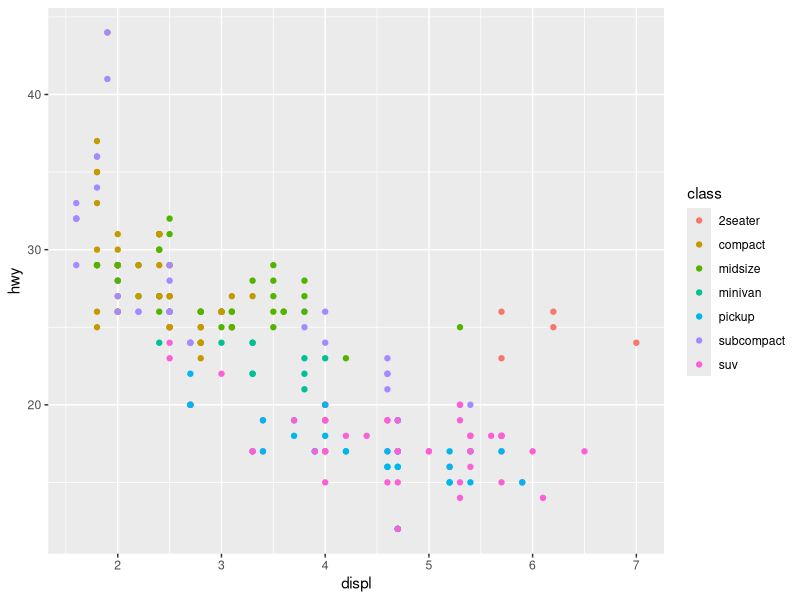
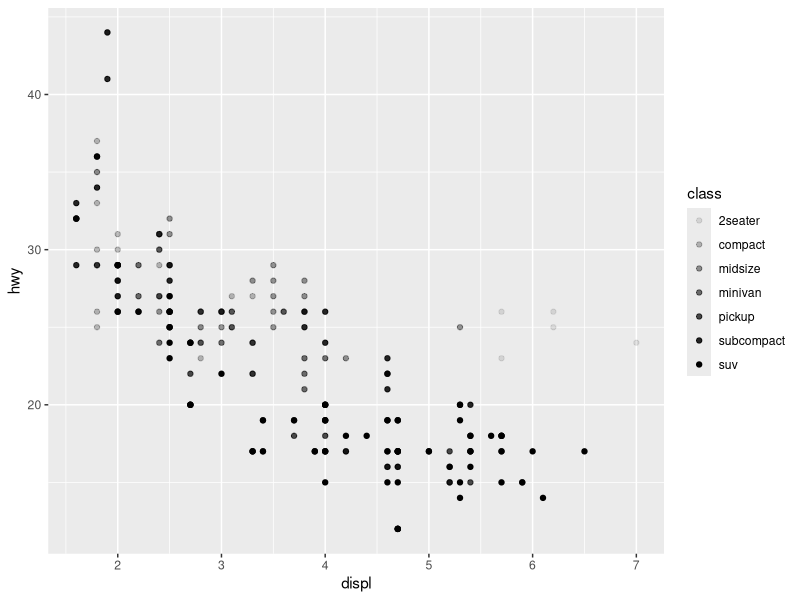
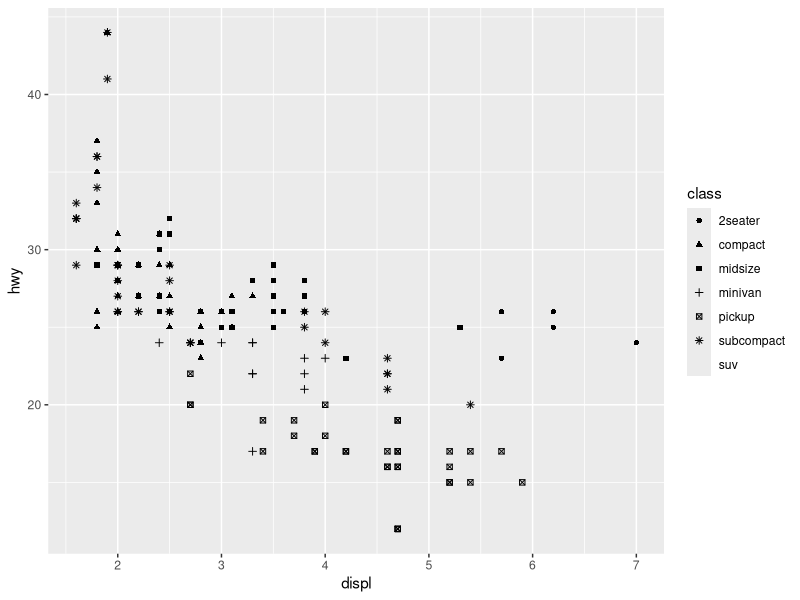
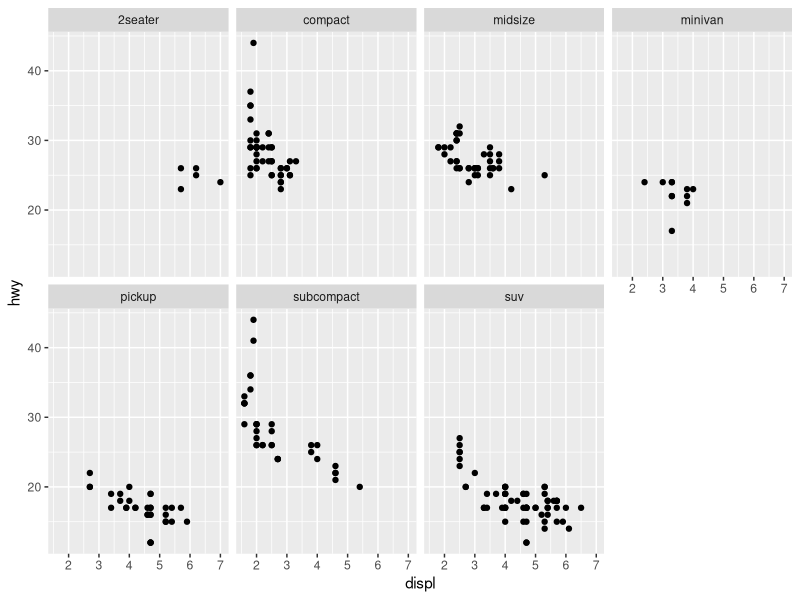
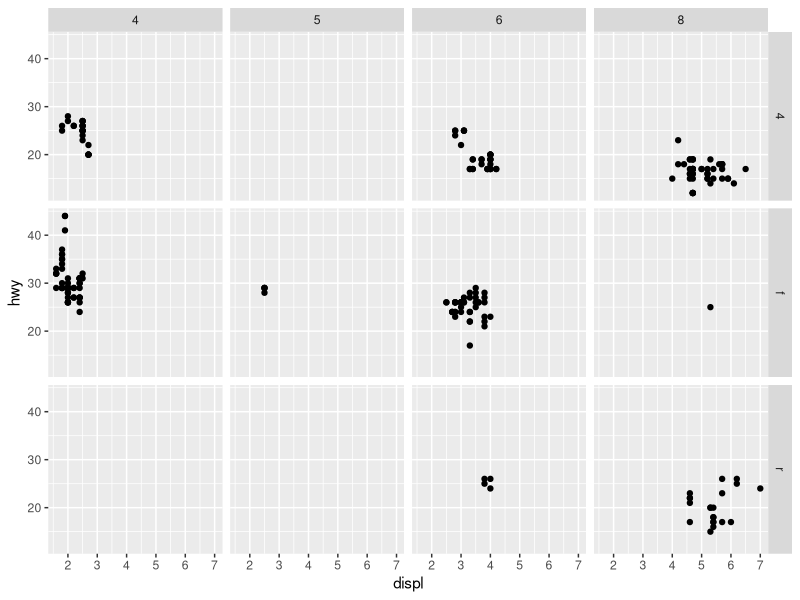

These figures' R source, in order:
## ---- chunk 1
library(tidyverse)
## ---- chunk 2
# display 
ggplot(data = mpg) +
  geom_point(mapping = aes(x=displ, y=hwy, color = class))
## ---- chunk 3
# Left
ggplot(data = mpg) + 
  geom_point(mapping = aes(x = displ, y = hwy, alpha = class))

# Right
ggplot(data = mpg) + 
  geom_point(mapping = aes(x = displ, y = hwy, shape = class))
## ---- chunk 4
ggplot(data = mpg) + 
  geom_point(mapping = aes(x = displ, y = hwy)) + 
  facet_wrap(~ class, nrow = 2)
## ---- chunk 5
ggplot(data = mpg) + 
  geom_point(mapping = aes(x = displ, y = hwy)) + 
  facet_grid(drv ~ cyl)
